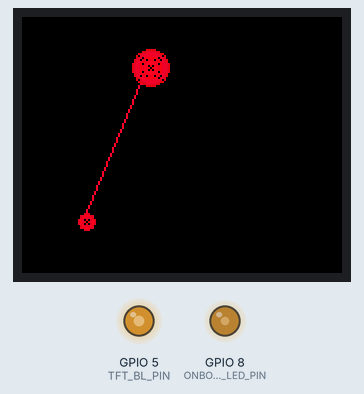
Bench run of a sketch on a simulated ESP32-S3. Parts: 160×128 colour display, output pins drawn as LEDs (lit = HIGH). Random numbers use the default seed unless the sketch sets one.

Above: at 0.42 s.
At 5.27 s:
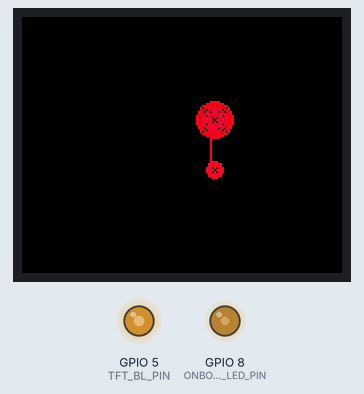
At 10.13 s:
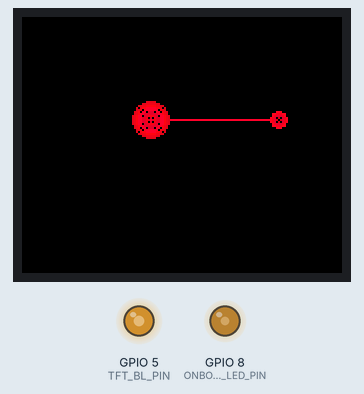
At 20.16 s:
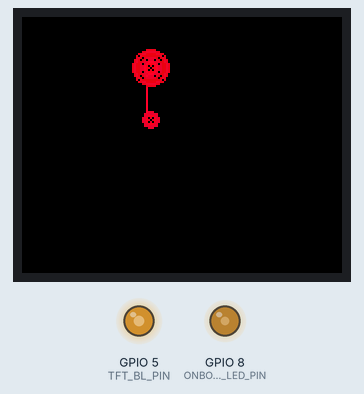
At 30.04 s:
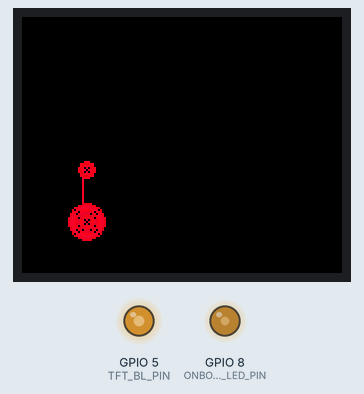
At 39.91 s:
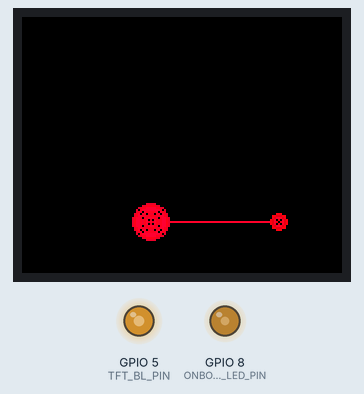

The sketch:

esp32-display.ino
```cpp
/*
TFT 128 x 160 pixels 1.8 inch ST7735 display wiring to an ESP32-C3 Supermini
Terminals on display's pcb from left to right

TFT   ESP32-C3
BLK   5 *1)
SCL   6 (= "SCK")
SDA   10 (= "MOSI")
DC    7
RST   9
CS    21
GND   GND
VDD   3.3V

Note *1) If you don't need a dimming you can connect BLK with 3.3V
Note *2) The display does not have a MISO ("output") terminal, so it is not wired
*/


// -------------------------------------------------------------------------------
// TFT Display
#include "SPI.h"
#include "TFT_eSPI.h"

TFT_eSPI tft = TFT_eSPI();
TFT_eSprite spr = TFT_eSprite(&tft);  // Declare Sprite object "spr" with pointer to "tft" object

#define TFT_BL_PIN 5 // backlight brightness control, needs to be a PWM pin
#define TFT_BRIGHTNESS_PERCENT 60 // avoids overheating of the device
#define TFT_TEXT_SIZE 1
#define TFT_WIDTH 128
#define SCREEN_WIDTH 160 // inverted, because we use landscape
#define SCREEN_HEIGHT 128 // inverted, because we use landscape
#define TFT_LED_TEXT_START 120
#define TFT_AUTHOR_TEXT_START 145


// -------------------------------------------------------------------------------
// Onboard LED
#define ONBOARD_LED_PIN 8 // LOW = LED on, HIGH LED off

uint16_t main_color = 0xF805;

// The number of states in the Markov chain.
const int NUM_STATES = 16;


// The transition probability matrix for the Markov chain.
// P(i, j) is the probability of moving from state `i` to state `j`.
// Corresponds to Racket's `markov-probability-matrix`.
const float markov_probability_matrix[NUM_STATES][NUM_STATES] = {
  {0.1127, 0.0204, 0.0274, 0.0421, 0.0745, 0.0539, 0.0539, 0.1007, 0.0053, 0.0713, 0.1124, 0.0948, 0.0011, 0.1132, 0.1039, 0.0124},
  {0.0345, 0.0162, 0.0314, 0.0664, 0.1089, 0.1232, 0.0535, 0.0283, 0.0847, 0.0440, 0.0746, 0.1036, 0.1098, 0.0642, 0.0143, 0.0424},
  {0.1054, 0.0151, 0.0247, 0.0842, 0.0210, 0.0636, 0.0999, 0.0737, 0.0346, 0.1287, 0.1009, 0.0284, 0.0503, 0.0795, 0.0292, 0.0608},
  {0.0973, 0.0783, 0.0800, 0.0282, 0.0488, 0.0382, 0.0601, 0.0104, 0.0685, 0.0891, 0.0864, 0.0946, 0.0385, 0.0580, 0.0653, 0.0583},
  {0.1067, 0.0259, 0.0931, 0.1049, 0.0519, 0.0651, 0.0512, 0.0927, 0.0608, 0.0264, 0.0611, 0.1057, 0.1043, 0.0196, 0.0079, 0.0227},
  {0.0194, 0.1222, 0.0670, 0.1040, 0.0335, 0.1212, 0.0685, 0.0674, 0.0565, 0.0270, 0.0067, 0.0431, 0.1030, 0.0294, 0.0605, 0.0706},
  {0.0282, 0.0303, 0.0157, 0.0626, 0.0752, 0.0874, 0.0595, 0.0672, 0.1004, 0.0707, 0.0958, 0.1012, 0.0410, 0.0870, 0.0685, 0.0093},
  {0.0211, 0.0085, 0.0849, 0.0140, 0.0548, 0.0841, 0.1054, 0.0247, 0.0670, 0.1084, 0.0257, 0.1005, 0.0801, 0.0884, 0.0999, 0.0325},
  {0.0318, 0.0945, 0.0881, 0.0415, 0.1049, 0.0280, 0.0278, 0.1100, 0.0424, 0.0849, 0.0135, 0.0680, 0.0260, 0.0968, 0.0517, 0.0901},
  {0.0565, 0.1046, 0.0727, 0.1021, 0.0078, 0.0462, 0.0357, 0.0920, 0.0868, 0.0473, 0.0675, 0.1042, 0.0206, 0.0794, 0.0696, 0.0070},
  {0.1004, 0.1107, 0.0436, 0.1154, 0.0169, 0.0433, 0.0776, 0.0528, 0.0428, 0.0790, 0.0306, 0.1363, 0.0132, 0.1133, 0.0075, 0.0166},
  {0.0291, 0.1536, 0.0678, 0.0054, 0.0067, 0.0307, 0.0894, 0.0452, 0.0117, 0.0514, 0.0531, 0.1251, 0.1043, 0.0740, 0.0226, 0.1299},
  {0.0543, 0.0330, 0.0644, 0.0279, 0.1010, 0.1110, 0.0682, 0.0175, 0.0267, 0.1112, 0.1036, 0.0515, 0.0140, 0.0965, 0.0922, 0.0270},
  {0.1474, 0.0211, 0.0082, 0.0048, 0.1115, 0.0302, 0.1105, 0.0755, 0.0598, 0.0387, 0.1002, 0.0268, 0.0955, 0.0193, 0.0217, 0.1288},
  {0.1157, 0.0047, 0.0648, 0.1104, 0.1164, 0.0291, 0.1021, 0.0909, 0.0444, 0.0101, 0.1222, 0.0665, 0.0205, 0.0235, 0.0242, 0.0545},
  {0.1040, 0.0415, 0.0123, 0.0681, 0.0834, 0.0775, 0.1278, 0.0103, 0.0729, 0.0401, 0.0045, 0.0707, 0.0763, 0.1131, 0.0171, 0.0804}
};

// The probabilities for determining the very first state.
// Corresponds to Racket's `initial-state-probabilities`.
const float initial_state_probabilities[NUM_STATES] = {0.0625, 0.0625, 0.0625, 0.0625, 0.0625, 0.0625, 0.0625, 0.0625, 0.0625, 0.0625, 0.0625, 0.0625, 0.0625, 0.0625, 0.0625, 0.0625};

// Variable to hold the current state of the system (0 to NUM_STATES-1).
int current_state;
int previous_state;


void setup() {
  // init the display
  tft.begin();

  spr.createSprite(SCREEN_WIDTH, SCREEN_HEIGHT);

  // set the brightness to 90% to avoid heating of the device
  pinMode(TFT_BL_PIN, OUTPUT);
  analogWrite(TFT_BL_PIN, 255 * TFT_BRIGHTNESS_PERCENT / 100);
  delay(10);

  // setup the onboard LED
  pinMode(ONBOARD_LED_PIN, OUTPUT);
  //digitalWrite(ONBOARD_LED_PIN, HIGH);  // LED off
  analogWrite(ONBOARD_LED_PIN, 255 * (100 - TFT_BRIGHTNESS_PERCENT) / 100);

  tft.fillScreen(TFT_BLACK);
  tft.setRotation(1); // landscape
  delay(100);

  current_state = get_initial_state();
}

void loop() {
  previous_state = current_state;
  current_state = get_next_state(current_state);

  // the directions are skewed I know
  spr.fillSprite(TFT_BLACK);

  spr.drawLine(posX(current_state), posY(current_state), posX(previous_state) , posY(previous_state), main_color);
  spr.pushSprite(-2, 0);
  drawDiode(previous_state, main_color, 5);
  drawDiode(current_state, main_color, 10);
  delay(100);

}

void drawDiode(int id, uint16_t main_color, int max_radius) {
  uint16_t color;
  for(uint32_t radius=1; radius<max_radius; radius++){
    if(main_color != 0x0000)
      color = adjustColor(main_color);
    tft.drawSmoothCircle(posX(id), posY(id), radius, color, color);
  }
}

int posX(int diode_id) {
  return ((diode_id%4) + 1) * SCREEN_WIDTH  / 5;
}

int posY(int diode_id) {
  return ((diode_id/4) + 1) * SCREEN_HEIGHT / 5;
}

uint16_t adjustColor(uint16_t color) {
    // Extract channels
    int r = (color >> 11) & 0x1F;
    int g = (color >> 5)  & 0x3F;
    int b =  color        & 0x1F;

    // Random small adjustment (-2..+2 here)
    r = std::max(0, std::min(31, r + (rand() % 5 - 3)));
    g = std::max(0, std::min(63, g + (rand() % 5 - 3)));
    b = std::max(0, std::min(31, b + (rand() % 5 - 3)));

    // Pack back into RGB565
    return (r << 11) | (g << 5) | b;
}


//=============================================================================
// == PROBABILITY HELPER FUNCTIONS
//=============================================================================

/**
 * @brief Corresponds to the Scheme function `cumulative-probs`.
 *
 * Takes an array of probabilities and calculates its cumulative distribution,
 * storing the result in the `cum_probs_out` array.
 * For example, {0.1, 0.2, 0.7} becomes {0.1, 0.3, 1.0}.
 *
 * @param probs_in Pointer to the input array of probabilities.
 * @param cum_probs_out Pointer to the output array for the cumulative probabilities.
 * @param size The number of elements in the arrays.
 */
void calculate_cumulative_probs(const float* probs_in, float* cum_probs_out, int size) {
  if (size <= 0) return;

  cum_probs_out[0] = probs_in[0];
  for (int i = 1; i < size; i++) {
    cum_probs_out[i] = cum_probs_out[i - 1] + probs_in[i];
  }
}

/**
 * @brief Corresponds to the Scheme function `random-value`.
 *
 * Performs a weighted random selection using inverse transform sampling.
 * It selects an index based on a pre-calculated cumulative probability distribution.
 *
 * @param cum_probs Pointer to an array of cumulative probabilities.
 * @param size The number of elements in the array.
 * @return The chosen index (state).
 */
int weighted_random_choice(const float* cum_probs, int size) {
  // Generate a random float between 0.0 and 1.0
  float r = (float)random(1001) / 1000.0;

  for (int i = 0; i < size; i++) {
    if (r < cum_probs[i]) {
      return i; // Return the index of the first bin the random number falls into.
    }
  }

  // Fallback in case of floating point rounding errors.
  return size - 1;
}

/**
 * @brief Corresponds to the Scheme function `next-state`.
 *
 * Determines the next state based on the current state and the transition matrix.
 *
 * @param state The current state of the system.
 * @return The calculated next state.
 */
int get_next_state(int state) {
  // Create a temporary array to hold the cumulative probabilities for the next transition.
  float cumulative_probabilities[NUM_STATES];

  // Calculate the CDF from the row of the matrix corresponding to the current state.
  calculate_cumulative_probs(markov_probability_matrix[state], cumulative_probabilities, NUM_STATES);

  // Make a weighted random choice to determine the next state.
  return weighted_random_choice(cumulative_probabilities, NUM_STATES);
}

/**
 * @brief Determines the initial state using its dedicated probability distribution.
 */
int get_initial_state() {
  float cumulative_probabilities[NUM_STATES];
  calculate_cumulative_probs(initial_state_probabilities, cumulative_probabilities, NUM_STATES);
  return weighted_random_choice(cumulative_probabilities, NUM_STATES);
}
```
